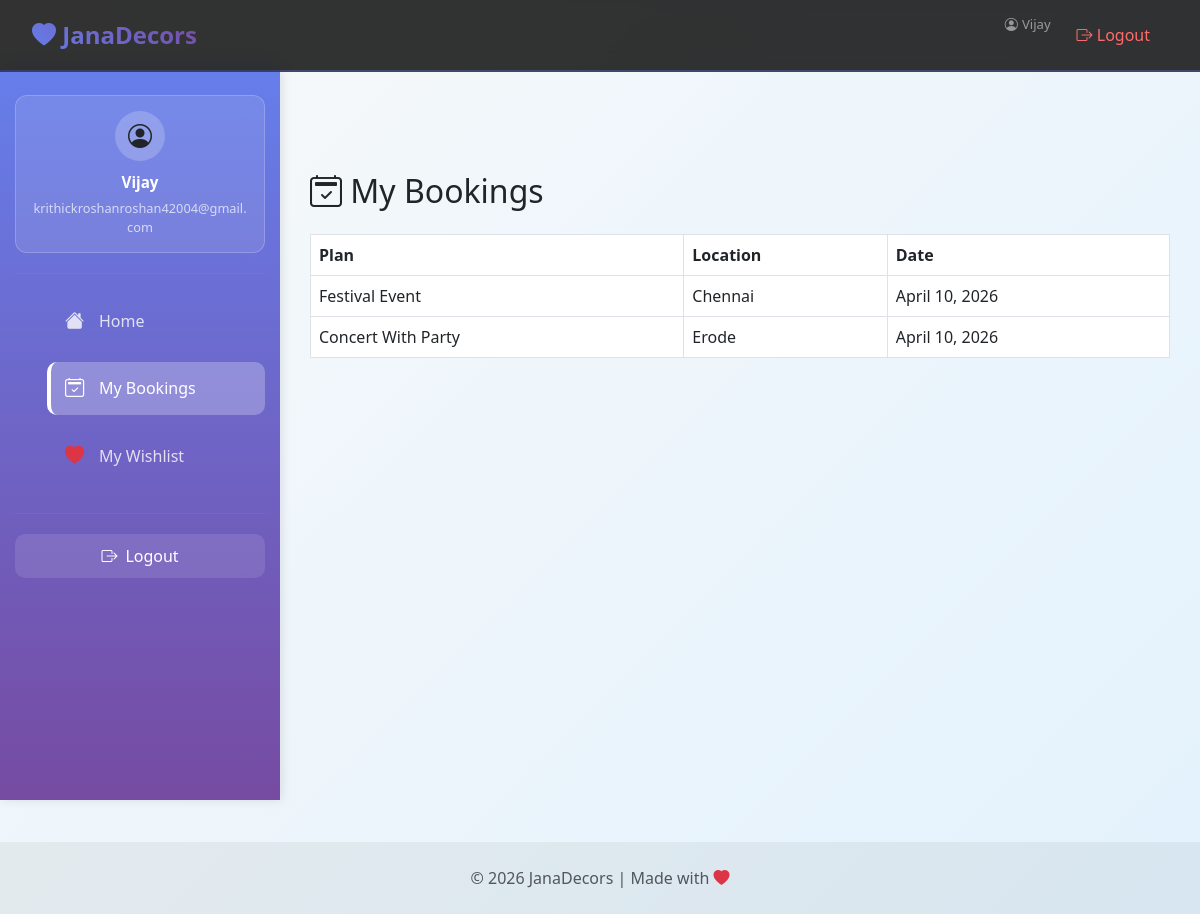
The page /my-bookings/ (signed in) on the database its author committed.
### Event/models.py (models this page shows, shortened)
class Booking(models.Model):
    STATUS_PENDING = 'pending'
    STATUS_CONFIRMED = 'confirmed'
    STATUS_CANCELLED = 'cancelled'
    STATUS_COMPLETED = 'completed'
    STATUS_IN_PROGRESS = 'in_progress'
    STATUS_CHOICES = [
        (STATUS_PENDING, 'Pending'),
        (STATUS_CONFIRMED, 'Confirmed'),
        (STATUS_CANCELLED, 'Cancelled'),
        (STATUS_COMPLETED, 'Completed'),
        (STATUS_IN_PROGRESS, 'In Progress'),
    ]
    user = models.ForeignKey(User, on_delete=models.CASCADE)
    decor_plan = models.ForeignKey(DecorPlan, on_delete=models.CASCADE)
    location = models.CharField(max_length=200)
    event_date = models.DateField()
    requirements = models.TextField()
    status = models.CharField(max_length=12, choices=STATUS_CHOICES, default=STATUS_PENDING)

class DecorPlan(models.Model):
    name = models.CharField(max_length=100)
    description = models.TextField()
    price = models.IntegerField(null=True, blank=True)
    image = models.ImageField(upload_to='images/')

### Event/views.py (the view)
# urls.py: path('my-bookings/', views.my_bookings, name='my_bookings'),
@login_required
def my_bookings(request):
    data = Booking.objects.filter(user=request.user)
    return render(request, 'Event/my_bookings.html', {'data': data})

### Event/templates/Event/my_bookings.html
{% extends 'Event/user_base.html' %}
{% block content %}
<h2 class="mb-4"><i class="bi bi-calendar2-check"></i> My Bookings</h2>
<table class="table table-bordered">
<tr>
    <th>Plan</th>
    <th>Location</th>
    <th>Date</th>
</tr>
{% for b in data %}
<tr>
    <td>{{ b.decor_plan.name }}</td>
    <td>{{ b.location }}</td>
    <td>{{ b.event_date }}</td>
</tr>
{% endfor %}
</table>
{% endblock %}

### Event/templates/Event/user_base.html (shortened to what this page needs)
<!DOCTYPE html>
<html lang="en">
<head>
    {% load static %}
    <link href="https://cdn.jsdelivr.net/npm/bootstrap@5.3.0/dist/css/bootstrap.min.css" rel="stylesheet">
    <link rel="stylesheet" href="https://cdn.jsdelivr.net/npm/bootstrap-icons@1.11.0/font/bootstrap-icons.css">
</head>
<body>
<nav class="navbar navbar-expand-lg">
    <div class="container-fluid">
        <a class="navbar-brand" href="{% url 'plans' %}">
            <i class="bi bi-heart-fill"></i> JanaDecors
        </a>
        <div class="collapse navbar-collapse" id="navMenu">
            <ul class="navbar-nav ms-auto gap-2">
                {% if user.is_authenticated %}
                    <li class="nav-item">
                        <span class="text-white-50 d-none d-lg-block" style="font-size:.82rem;">
                            <i class="bi bi-person-circle me-1"></i>{{ user.username }}
                        </span>
                    </li>
                    <li class="nav-item">
                        <form action="{% url 'logout' %}" method="POST" class="m-0">
                            <button type="submit" class="nav-link border-0 bg-transparent" style="color: #ff6b6b !important;">
                                <i class="bi bi-box-arrow-right"></i> Logout
                            </button>
                        </form>
                    </li>
                {% else %}
                    <li class="nav-item"><a class="nav-link" href="{% url 'user_login' %}"><i class="bi bi-box-arrow-in-right"></i> Login</a></li>
                    <li class="nav-item"><a class="nav-link" href="{% url 'register' %}"><i class="bi bi-person-plus"></i> Register</a></li>
                {% endif %}
            </ul>
        </div>
    </div>
</nav>
<div class="d-flex">
    <aside class="sidebar">
        {% if user.is_authenticated %}
            <div class="user-profile">
                <div class="user-profile-avatar">
                    <i class="bi bi-person-circle"></i>
                </div>
                <div class="user-profile-name">{{ user.first_name|default:user.username }}</div>
                <div class="user-profile-email">{{ user.email }}</div>
            </div>
            <hr class="sidebar-hr">
        {% endif %}
        <ul class="sidebar-nav">
            <li class="sidebar-nav-item">
                <a href="{% url 'plans' %}" class="sidebar-nav-link {% if request.resolver_match.url_name == 'plans' %}active{% endif %}">
                    <i class="bi bi-house-fill"></i>
                    <span>Home</span>
                </a>
            </li>
            {% if user.is_authenticated %}
                <li class="sidebar-nav-item">
                    <a href="{% url 'my_bookings' %}" class="sidebar-nav-link {% if request.resolver_match.url_name == 'my_bookings' %}active{% endif %}">
                        <i class="bi bi-calendar2-check"></i>
                        <span>My Bookings</span>
                    </a>
                </li>
                <li class="sidebar-nav-item">
                    <a href="{% url 'wishlist' %}" class="sidebar-nav-link {% if request.resolver_match.url_name == 'wishlist' %}active{% endif %}">
                        <i class="bi bi-heart-fill text-danger"></i>
                        <span>My Wishlist</span>
                    </a>
                </li>
            {% endif %}
        </ul>
        {% if user.is_authenticated %}
            <hr class="sidebar-hr" style="margin-top: 30px;">
            <form action="{% url 'logout' %}" method="POST" class="m-0">
                <button type="submit" class="logout-btn w-100" style="border: none; width: 100%;">
                    <i class="bi bi-box-arrow-right"></i>
                    <span>Logout</span>
                </button>
            </form>
        {% endif %}
    </aside>
    <main class="main-content w-100">
        {% block content %}{% endblock %}
    </main>
</div>
<footer class="text-center py-4" style="background: rgba(0,0,0,0.05); margin-top: 40px;">
    <p class="text-muted mb-0">© 2026 JanaDecors | Made with <i class="bi bi-heart-fill text-danger"></i></p>
</footer>
</body>
</html>

### Event/templates/Event/user_base.html (style rules this page uses)
* { margin: 0; padding: 0; box-sizing: border-box; }
body { background: linear-gradient(135deg, #f8f9fa, #e3f2fd); font-family: 'Segoe UI', Tahoma, Geneva, Verdana, sans-serif; overflow-x: hidden; }
.navbar { backdrop-filter: blur(10px); background: rgba(0, 0, 0, 0.8) !important; border-bottom: 2px solid rgba(102, 126, 234, 0.3); padding: 12px 20px; position: sticky; top: 0; z-index: 100; }
.navbar-brand { font-size: 1.5rem; font-weight: 700; background: linear-gradient(45deg, #667eea, #764ba2); -webkit-background-clip: text; -webkit-text-fill-color: transparent; }
.nav-link { color: white !important; margin: 0 10px; transition: 0.3s; position: relative; font-weight: 500; }
.nav-link::after { content: ''; position: absolute; width: 0; height: 2px; bottom: -5px; left: 0; background: #667eea; transition: width 0.3s; }
.sidebar { height: calc(100vh - 70px); background: linear-gradient(180deg, #667eea 0%, #764ba2 100%); padding: 25px 15px; position: fixed; left: 0; top: 70px; width: 280px; overflow-y: auto; box-shadow: 2px 0 10px rgba(0, 0, 0, 0.1); z-index: 50; }
.sidebar-nav { list-style: none; }
.sidebar-nav-item { margin-bottom: 15px; }
.sidebar-nav-link { display: flex; align-items: center; padding: 12px 15px; color: rgba(255, 255, 255, 0.8); text-decoration: none; border-radius: 10px; transition: all 0.3s; font-weight: 500; position: relative; }
.sidebar-nav-link.active { background: rgba(255, 255, 255, 0.25); color: white; border-left: 4px solid white; padding-left: 11px; }
.sidebar-nav-link i { width: 25px; margin-right: 12px; font-size: 1.2rem; text-align: center; }
.sidebar-hr { border: 0; height: 1px; background: rgba(255, 255, 255, 0.2); margin: 20px 0; }
.user-profile { background: rgba(255, 255, 255, 0.1); padding: 15px; border-radius: 12px; margin-bottom: 20px; text-align: center; border: 1px solid rgba(255, 255, 255, 0.2); }
.user-profile-avatar { width: 50px; height: 50px; border-radius: 50%; background: rgba(255, 255, 255, 0.2); display: flex; align-items: center; justify-content: center; margin: 0 auto 10px; font-size: 1.5rem; }
.user-profile-name { color: white; font-weight: 700; font-size: 0.95rem; margin-bottom: 5px; }
.user-profile-email { color: rgba(255, 255, 255, 0.7); font-size: 0.8rem; word-break: break-all; }
.main-content { margin-left: 280px; margin-top: 70px; padding: 30px; min-height: calc(100vh - 140px); }
.logout-btn { margin-top: auto; background: rgba(255, 255, 255, 0.1); border: 1px solid rgba(255, 255, 255, 0.3); color: white; border-radius: 10px; padding: 10px 15px; display: flex; align-items: center; justify-content: center; gap: 8px; transition: all 0.3s; text-decoration: none; cursor: pointer; font-weight: 500; }

### rows shown on the page
Booking: decor_plan.name "Festival Event", location "Chennai", event_date "April 10, 2026"
Booking: decor_plan.name "Concert With Party", location "Erode", event_date "April 10, 2026"

### other values the page prints
{{ user.username }} "Vijay"
{{ user.first_name|default:user.username }} "Vijay"
{{ user.email }} "krithickroshanroshan42004@gmail.com"
